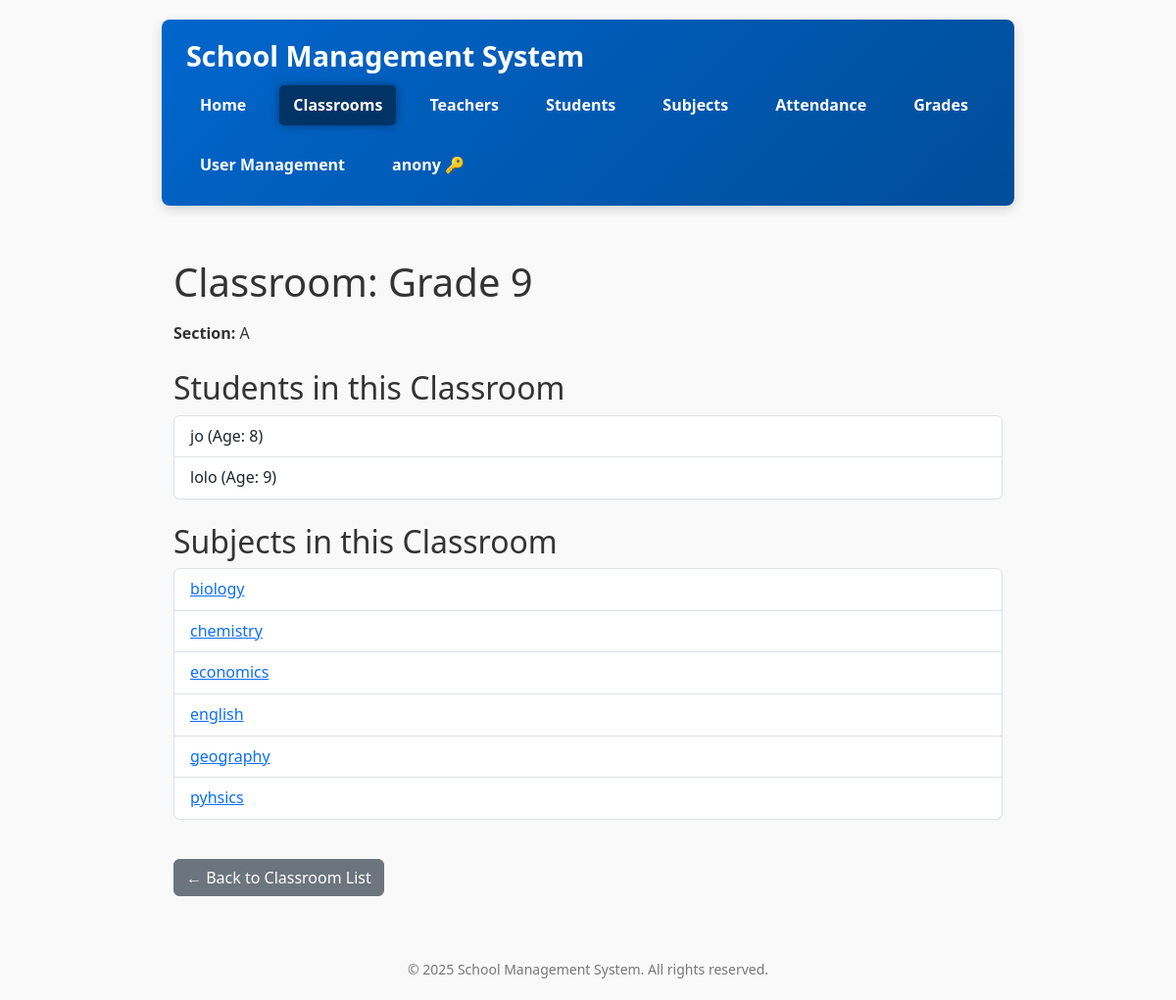
/classrooms/9/ (signed in), run on an earlier commit of the app's database.
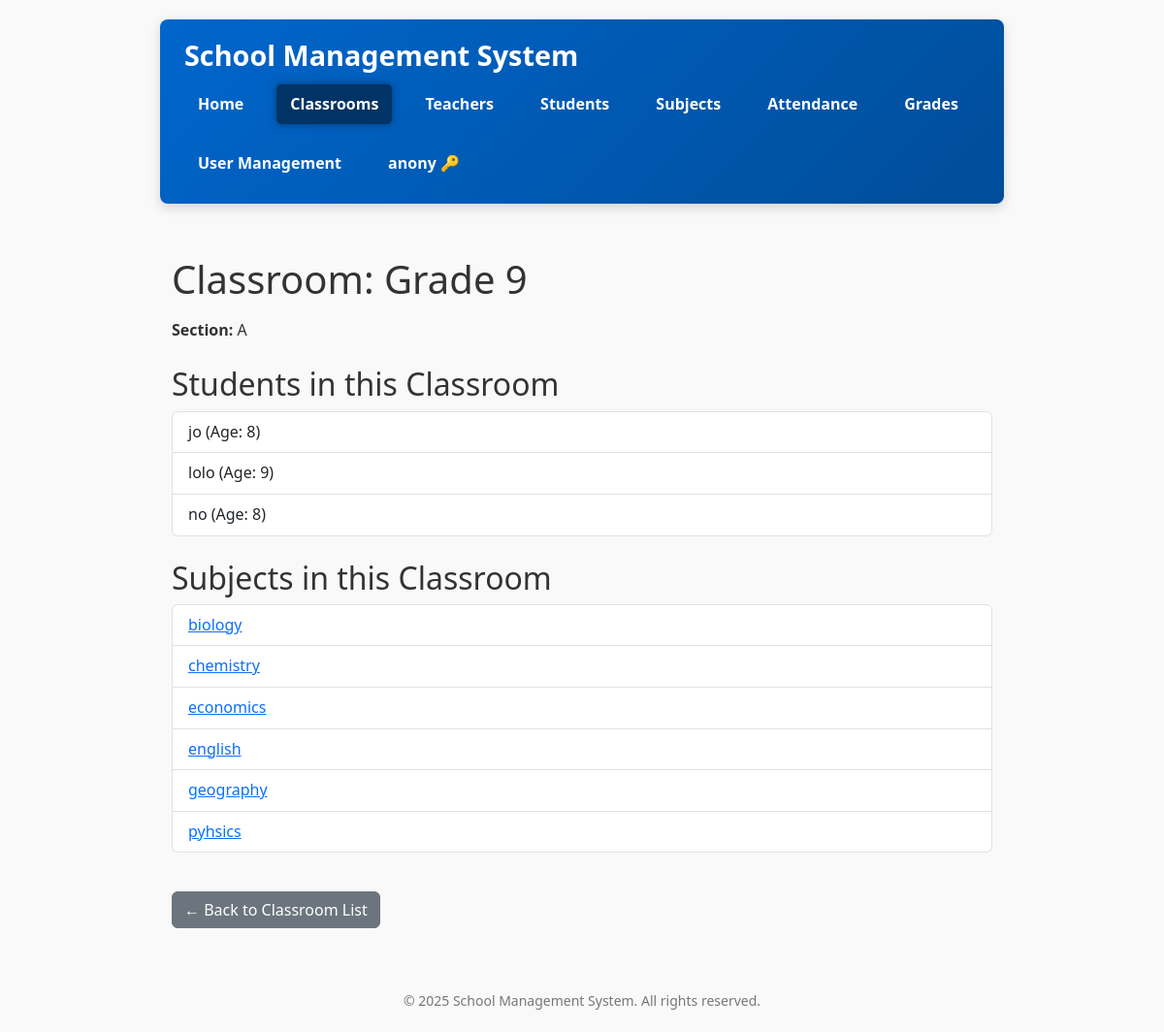
And on a later commit of the database.
### school/models.py (models this page shows, shortened)
class Student(models.Model):
    user = models.OneToOneField(settings.AUTH_USER_MODEL, on_delete=models.CASCADE)
    GENDER_CHOICES = [('Male', 'Male'), ('Female', 'Female'), ('Other', 'Other')]
    name = models.CharField(max_length=100)
    age = models.PositiveIntegerField()
    gender = models.CharField(max_length=10, choices=GENDER_CHOICES)
    photo = models.ImageField(upload_to='student_photos/', blank=True, null=True)
    address = models.TextField(blank=True)
    parent_contact = models.CharField(max_length=20, blank=True)
    classroom = models.ForeignKey(ClassRoom, on_delete=models.CASCADE, related_name='students')
    class Meta:
        ordering = ['name']

class Subject(models.Model):
    name = models.CharField(max_length=100)
    code = models.CharField(max_length=10)
    class Meta:
        ordering = ['name']

### school/views.py (the view)
# urls.py: path('classrooms/<int:pk>/', views.classroom_detail, name='classroom_detail'),
@role_required(['ADMIN', 'TEACHER'])
def classroom_detail(request, pk):
    classroom = get_object_or_404(ClassRoom, pk=pk)
    user = request.user
    if hasattr(user, 'role') and user.role.upper() == 'TEACHER':
        teacher = get_object_or_404(Teacher, user=user)
        if not classroom.subjects.filter(teachers=teacher).exists():
            return HttpResponseForbidden("You do not have permission to view this classroom.")
    students = Student.objects.filter(classroom=classroom)
    subjects = classroom.subjects.all()
    return render(request, 'school/classroom_detail.html', {
        'classroom': classroom,
        'students': students,
        'subjects': subjects,
    })

### school/views.py (called while the page is built)
def role_required(allowed_roles=None):
    if allowed_roles is None:
        allowed_roles = []
    def decorator(view_func):
        @wraps(view_func)
        def wrapper(request, *args, **kwargs):
            if not request.user.is_authenticated:
                from django.contrib.auth.views import redirect_to_login
                return redirect_to_login(request.get_full_path())
            user = request.user
            if user.is_superuser:
                return view_func(request, *args, **kwargs)
            user_role = getattr(user, 'role', None)
            if user_role and user_role.upper() in [r.upper() for r in allowed_roles]:
                return view_func(request, *args, **kwargs)
            from django.shortcuts import redirect
            return redirect('school:no_permission')
        return wrapper
    return decorator

### school/templates/school/classroom_detail.html (shortened to what this page needs)
{% extends 'school/base.html' %}
{% block content %}
<h1 class="mb-3">Classroom: {{ classroom.name }}</h1>
<p><strong>Section:</strong> {{ classroom.section }}</p>
<h2 class="mt-4">Students in this Classroom</h2>
{% if students %}
    <ul class="list-group mb-4">
        {% for student in students %}
            <li class="list-group-item">
                {{ student.name }} (Age: {{ student.age }})
            </li>
        {% endfor %}
    </ul>
{% else %}
    <p class="text-muted">No students enrolled in this classroom.</p>
{% endif %}
<h2 class="mt-4">Subjects in this Classroom</h2>
{% if subjects %}
    <ul class="list-group mb-4">
        {% for subject in subjects %}
            <li class="list-group-item">
                <a href="{% url 'school:subject_detail' subject.pk %}">{{ subject.name }}</a>
            </li>
        {% endfor %}
    </ul>
{% else %}
    <p class="text-muted">No subjects assigned to this classroom.</p>
{% endif %}
<a href="{% url 'school:classroom_list' %}" class="btn btn-secondary mt-3">← Back to Classroom List</a>
{% endblock %}

What changed in the data, as far as the page shows it:
added Student: name "no", age "8"
